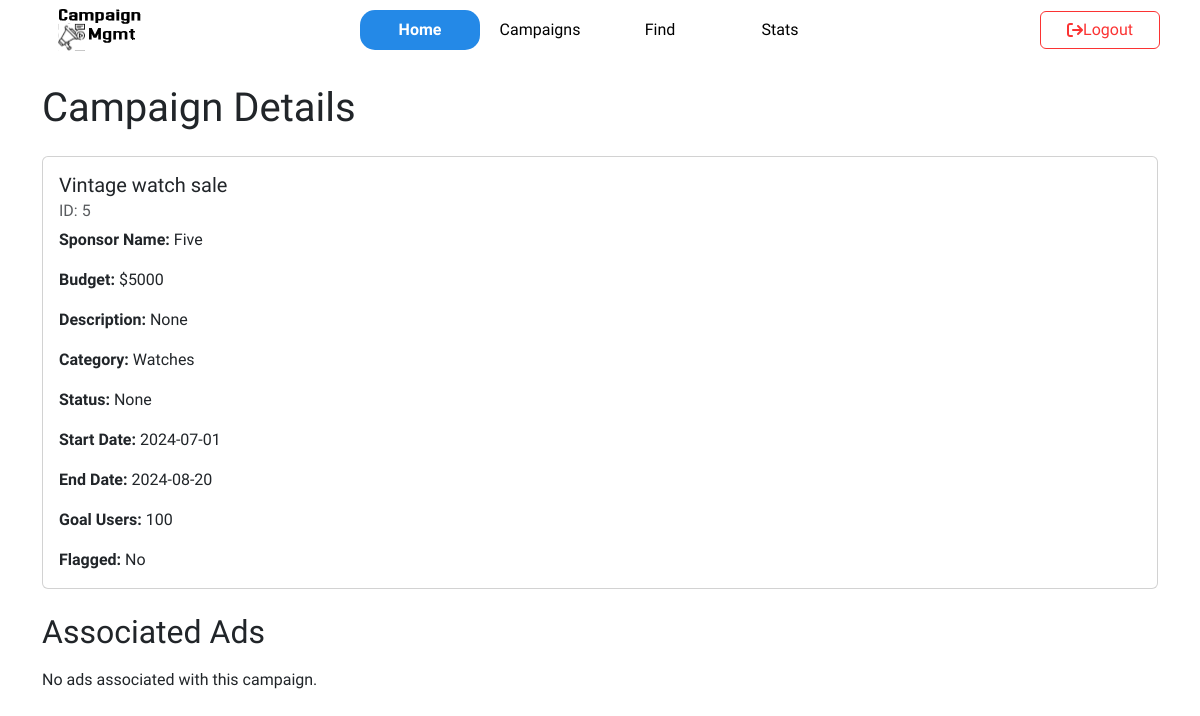
Page /view/5 on the earlier database version.
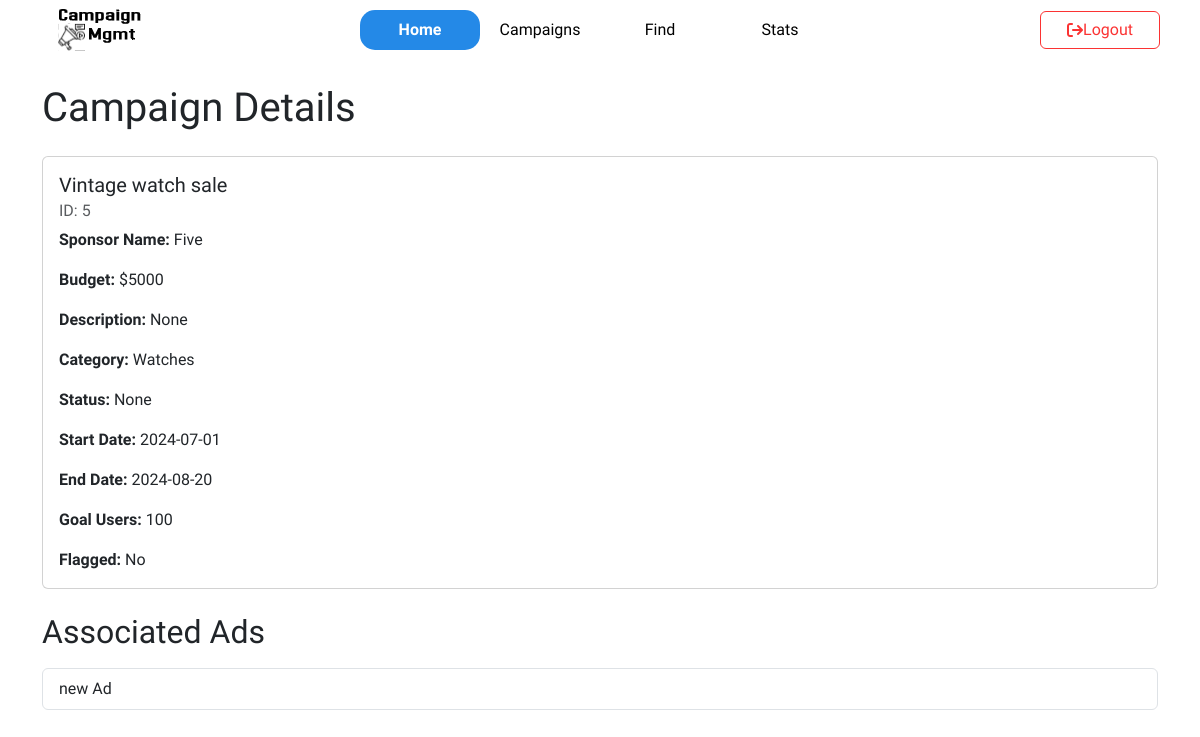
Same page on the later database version.
### model.py (models this page shows)
class Campaign(db.Model):
    id = db.Column(db.Integer, primary_key=True, autoincrement=True)
    spon_id = db.Column(db.Integer, db.ForeignKey('sponsor.id'), nullable=False)
    name = db.Column(db.String(80), nullable=False)
    budget = db.Column(db.Integer, nullable=False)
    desc = db.Column(db.String(255))
    category = db.Column(db.String(50))
    status = db.Column(db.String(20))
    start_date = db.Column(db.Date, nullable=True)
    end_date = db.Column(db.Date, nullable=True)
    goal_users = db.Column(db.String(80))
    is_flagged = db.Column(db.Boolean)
    ads = db.relationship('Ad', backref='campaign', lazy=True, cascade='all, delete-orphan')

class Sponsor(db.Model):
    id = db.Column(db.Integer, db.ForeignKey('user.id'), primary_key=True)
    name = db.Column(db.String(20), unique=False, nullable=True)
    company_name = db.Column(db.String(30))
    industry = db.Column(db.String(30), nullable=True)
    desc = db.Column(db.String(256), nullable=True)
    is_flagged = db.Column(db.Boolean, default=False)
    is_verified = db.Column(db.Boolean, default=False)
    cover_photo = db.Column(db.LargeBinary, nullable=True)
    amt_spent = db.Column(db.Integer, default=0)
    campaigns = db.relationship('Campaign', backref='sponsor', lazy=True, cascade='all, delete-orphan')
    ads = db.relationship('Ad', backref='sponsor', lazy=True, cascade='all, delete-orphan')
    ad_requests = db.relationship('Ad_request', backref='sponsor', lazy=True, cascade='all, delete-orphan')

class Ad(db.Model):
    id = db.Column(db.Integer, primary_key=True, autoincrement=True)
    influ_id = db.Column(db.Integer, db.ForeignKey('influencer.id'))
    spon_id = db.Column(db.Integer, db.ForeignKey('sponsor.id'))
    name = db.Column(db.String(80), nullable=False)
    desc = db.Column(db.String(255))
    campaign_id = db.Column(db.Integer, db.ForeignKey('campaign.id'), nullable=False)
    ad_status = db.Column(db.String(20))
    is_flagged = db.Column(db.Boolean)
    amount = db.Column(db.Integer)
    payment_status = db.Column(db.String(20))

### routes_admin.py (the view)
@app.route('/view/<int:campaign_id>')
def view_campaign(campaign_id):
    camp = Campaign.query.get_or_404(campaign_id)
    spon=Sponsor.query.get(camp.spon_id)
    ads = Ad.query.filter_by(spon_id=camp.spon_id).all()
    return render_template('admin/view.html', active="home",view="campaign",camp=camp,spon=spon,ads=ads)

### templates/admin/view.html (shortened to what this page needs)
{% extends 'layout_inner.html' %}
{% block content %}
<div class="container mt-4">
    {% if view == 'campaign' %}
        <h1 class="mb-4">Campaign Details</h1>
        <div class="card">
            <div class="card-body">
                <h5 class="card-title">{{ camp.name }}</h5>
                <h6 class="card-subtitle mb-2 text-muted">ID: {{ camp.id }}</h6>
                <p class="card-text"><strong>Sponsor Name:</strong> {{ spon.name }}</p>
                <p class="card-text"><strong>Budget:</strong> ${{ camp.budget }}</p>
                <p class="card-text"><strong>Description:</strong> {{ camp.desc }}</p>
                <p class="card-text"><strong>Category:</strong> {{ camp.category }}</p>
                <p class="card-text"><strong>Status:</strong> {{ camp.status }}</p>
                <p class="card-text"><strong>Start Date:</strong> {{ camp.start_date.strftime('%Y-%m-%d')}}</p>
                <p class="card-text"><strong>End Date:</strong> {{ camp.end_date.strftime('%Y-%m-%d')}}</p>
                <p class="card-text"><strong>Goal Users:</strong> {{ camp.goal_users }}</p>
                <p class="card-text"><strong>Flagged:</strong> {{ 'Yes' if camp.is_flagged else 'No' }}</p>
            </div>
        </div>
        <h2 class="mt-4 mb-3">Associated Ads</h2>
        {% if ads|length > 0 %}
            <div class="list-group">
                {% for ad in ads %}
                    <a href="{{url_for('view',id=ad.id,role='ads')}}" class="list-group-item list-group-item-action">
                        {{ ad.name }}
                    </a>
                {% endfor %}
            </div>
        {% else %}
            <p>No ads associated with this campaign.</p>
        {% endif %}
    {% endif %}
</div>
{% endblock %}

### templates/layout_inner.html (shortened to what this page needs)
<!DOCTYPE html>
<html lang="en">
  <head>
    <link href="https://cdn.jsdelivr.net/npm/bootstrap@5.3.3/dist/css/bootstrap.min.css" rel="stylesheet" />
    <link rel="stylesheet" href="https://cdnjs.cloudflare.com/ajax/libs/font-awesome/6.5.2/css/all.min.css" />
    <link rel="stylesheet" type="text/css" href="{{ url_for('static', filename='universal_styles.css') }}">
  </head>
  <body>
    <nav class="navbar navbar-expand-lg" style="padding:0px;">
      <div class="grid_container">
        <a class="navbar-brand center_item" href="#" style="margin:0;">
            <img src="{{ url_for('static', filename='icon.svg') }}" alt="Campaign Mgmt" >
        </a>
        <div class="collapse navbar-collapse center_item" id="navbarNavDropdown">
          <ul class="navbar-nav">
            <li class="nav-item {% if active == 'home' %}highlight{% endif %}">
              <a class="nav-link center_item" href="/">Home</a>
            </li>
            {% if session.role!='admin' %}
            <li class="nav-item {% if active == 'campaigns' %}highlight{% endif %}">
              <a class="nav-link center_item" href="/campaigns">Campaigns</a>
            </li>
            {% endif %}
            <li class="nav-item {% if active == 'find' %}highlight{% endif %}">
              <a class="nav-link center_item" href="/find">Find</a>
            </li>
            <li class="nav-item {% if active == 'stats' %}highlight{% endif %}">
              <a class="nav-link center_item" href="/stats">Stats</a>
            </li>
          </ul>
        </div>
        <div class="center_item">
          <form action="{{url_for("logout")}}">
            <button type="submit" class="btn center_item logout_btn" style="width: 10vw">
              <i class="fa-solid fa-arrow-right-from-bracket"></i>
              Logout
          </button>
        </form>
        </div>
      </div>
    </nav>
    {% block content %}
    {% endblock %}
  </body>
</html>

### static/universal_styles.css (style rules this page uses)
.center_item { display: flex; align-items: center; justify-content: center; }
.btn { background-color: #5daef8; border: 2px solid #5daef8; }
html, body { font-family: "Josefin Sans", sans-serif; font-optical-sizing: auto; }
nav { background-color: white; }
.navbar-brand > img { width: 110px; height: 50px; border-radius: 5px; padding-left: 10px; padding-right: 10px; cursor: none; }
.grid_container { width: 100%; display: grid; grid-template-columns: 1fr 4fr 1fr; }
a.nav-link { width: 10vw; color: black !important; background-color: transparent; }

### templates/layout_inner.html (style rules this page uses)
.highlight { background-color: #2489e7; font-weight: bolder; border-radius: 15px; }
.highlight > a.nav-link { color: white !important; }
.logout_btn { background-color: white; color:#fb3333; border: 1px solid #fb3333 !important; }

Differences in the rows shown:
added Ad: name "new Ad"
Other differences:
text no longer shown: "No ads associated with this campaign."
